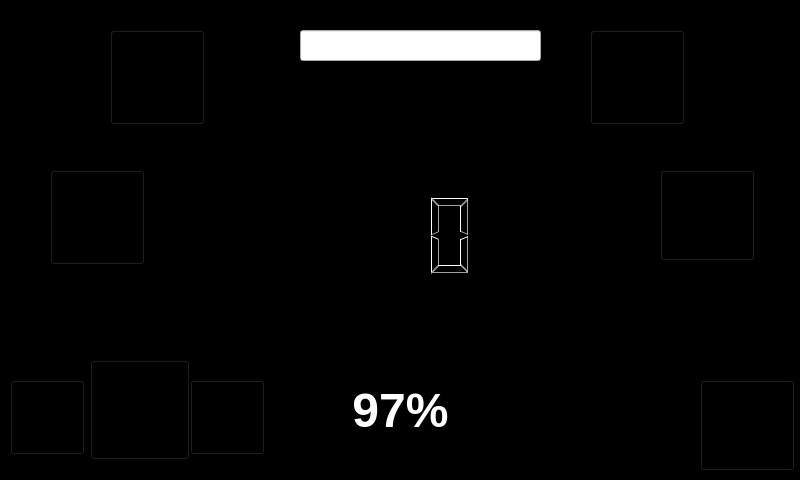
<?xml version="1.0" encoding="UTF-8"?>
<ui version="4.0">
 <class>MainWindow</class>
 <widget class="QMainWindow" name="MainWindow">
  <property name="geometry">
   <rect>
    <x>0</x>
    <y>0</y>
    <width>800</width>
    <height>480</height>
   </rect>
  </property>
  <property name="windowTitle">
   <string>MainWindow</string>
  </property>
  <property name="styleSheet">
   <string notr="true">#ledHizGosterge{
	background-color:None;
}
#ledHizGosterge:hover{
	border: 2px solid red;
  border-radius: 25px;
	background-color:gray;
}

#centralwidget{
	background-image: url(:/res/bg.png);
	background-repeat: no-repeat;
	background-color: rgb(0, 0, 0);
}

#btnSagSinyal{
	background-image: url(:/res/sagSinyal.png);
	background-color:transparent;
}

#btnSagSinyal:hover{
	background-image: url(:/res/sagSinyalHovered.png);
	background-color:transparent;
}

#btnSolSinyal{
	background-image: url(:/res/solSinyal.png);
	background-color:transparent;
}

#btnSolSinyal:hover{
	background-image: url(:/res/solSinyalHovered.png);
	background-color:transparent;
}


#btnDortlu{
	background-image: url(:/res/dortlu.png);
	background-color:transparent;
}

#btnDortlu:hover{
	background-image: url(:/res/dortluHovered.png);
	background-color:transparent;
}

#btnBackCam{
	background-image: url(:/res/btnGeri.png);
	background-color:transparent;
}
#btnBackCam:hover{
	background-image: url(:/res/btnGeriSelected.png);
	background-color:transparent;
}

#btnBataryaDurum{
	background-image: url(:/res/btnBatteryStatistic.png);
	background-color:transparent;
}
#btnBataryaDurum:hover{
	background-image: url(:/res/btnBatteryStatisticSelected.png);
	background-color:transparent;
}

#btnFar{
	background-image: url(:/res/btnFar.png);
	background-color:transparent;
}
#btnFar:hover{
	background-image: url(:/res/btnFarSelected.png);
	background-color:transparent;
}
#checkBox{
	background-image: url(:/res/btnFarSelected.png);
}

#btnBluetoothSettings{
	background-image: url(:/res/btnBluetooth.png);
	background-color:transparent;
}
#btnBluetoothSettings:hover{
	background-image: url(:/res/btnBluetoothSelected.png);
	background-color:transparent;
}

#btn{
	background-image: url(:/res/button.png);
	background-color:transparent;
}
#btn:hover{
	background-image: url(:/res/button-clicked.png);
	background-color:transparent;
}

#btnSettings{
	background-image: url(:/res/btnAyarlar.png);
	background-color:transparent;
}
#btnSettings:hover{
	background-image: url(:/res/btnAyarlarSelected.png);
	background-color:transparent;
}
</string>
  </property>
  <widget class="QWidget" name="centralwidget">
   <widget class="QPushButton" name="btnBackCam">
    <property name="geometry">
     <rect>
      <x>590</x>
      <y>30</y>
      <width>95</width>
      <height>95</height>
     </rect>
    </property>
    <property name="text">
     <string/>
    </property>
   </widget>
   <widget class="QLCDNumber" name="ledHizGosterge">
    <property name="geometry">
     <rect>
      <x>300</x>
      <y>190</y>
      <width>211</width>
      <height>91</height>
     </rect>
    </property>
    <property name="layoutDirection">
     <enum>Qt::LeftToRight</enum>
    </property>
    <property name="frameShape">
     <enum>QFrame::NoFrame</enum>
    </property>
    <property name="digitCount">
     <number>3</number>
    </property>
   </widget>
   <widget class="QLabel" name="sarj">
    <property name="geometry">
     <rect>
      <x>0</x>
      <y>390</y>
      <width>801</width>
      <height>41</height>
     </rect>
    </property>
    <property name="font">
     <font>
      <pointsize>36</pointsize>
      <weight>75</weight>
      <bold>true</bold>
     </font>
    </property>
    <property name="layoutDirection">
     <enum>Qt::LeftToRight</enum>
    </property>
    <property name="styleSheet">
     <string notr="true">color:white</string>
    </property>
    <property name="text">
     <string>97%</string>
    </property>
    <property name="alignment">
     <set>Qt::AlignCenter</set>
    </property>
   </widget>
   <widget class="QPushButton" name="btnFar">
    <property name="geometry">
     <rect>
      <x>660</x>
      <y>170</y>
      <width>95</width>
      <height>91</height>
     </rect>
    </property>
    <property name="text">
     <string/>
    </property>
   </widget>
   <widget class="QPushButton" name="btnSagSinyal">
    <property name="geometry">
     <rect>
      <x>190</x>
      <y>380</y>
      <width>75</width>
      <height>75</height>
     </rect>
    </property>
    <property name="text">
     <string/>
    </property>
   </widget>
   <widget class="QPushButton" name="btnDortlu">
    <property name="geometry">
     <rect>
      <x>90</x>
      <y>360</y>
      <width>100</width>
      <height>100</height>
     </rect>
    </property>
    <property name="text">
     <string/>
    </property>
   </widget>
   <widget class="QPushButton" name="btnSolSinyal">
    <property name="geometry">
     <rect>
      <x>10</x>
      <y>380</y>
      <width>75</width>
      <height>75</height>
     </rect>
    </property>
    <property name="text">
     <string/>
    </property>
   </widget>
   <widget class="QPushButton" name="btnBataryaDurum">
    <property name="geometry">
     <rect>
      <x>110</x>
      <y>30</y>
      <width>95</width>
      <height>95</height>
     </rect>
    </property>
    <property name="text">
     <string/>
    </property>
   </widget>
   <widget class="QPushButton" name="btnBluetoothSettings">
    <property name="geometry">
     <rect>
      <x>50</x>
      <y>170</y>
      <width>95</width>
      <height>95</height>
     </rect>
    </property>
    <property name="text">
     <string/>
    </property>
   </widget>
   <widget class="QPushButton" name="btnSettings">
    <property name="geometry">
     <rect>
      <x>700</x>
      <y>380</y>
      <width>95</width>
      <height>91</height>
     </rect>
    </property>
    <property name="text">
     <string/>
    </property>
   </widget>
   <widget class="Ui_klavye" name="widget" native="true">
    <property name="geometry">
     <rect>
      <x>0</x>
      <y>240</y>
      <width>800</width>
      <height>240</height>
     </rect>
    </property>
   </widget>
   <widget class="ClickableLineEdit" name="lineEdit">
    <property name="geometry">
     <rect>
      <x>300</x>
      <y>30</y>
      <width>241</width>
      <height>31</height>
     </rect>
    </property>
   </widget>
  </widget>
 </widget>
 <customwidgets>
  <customwidget>
   <class>Ui_klavye</class>
   <extends>QWidget</extends>
   <header>ui/klavyeX</header>
   <container>1</container>
  </customwidget>
  <customwidget>
   <class>ClickableLineEdit</class>
   <extends>QLineEdit</extends>
   <header>ClickableLineEdit.h</header>
  </customwidget>
 </customwidgets>
 <resources/>
 <connections/>
</ui>
